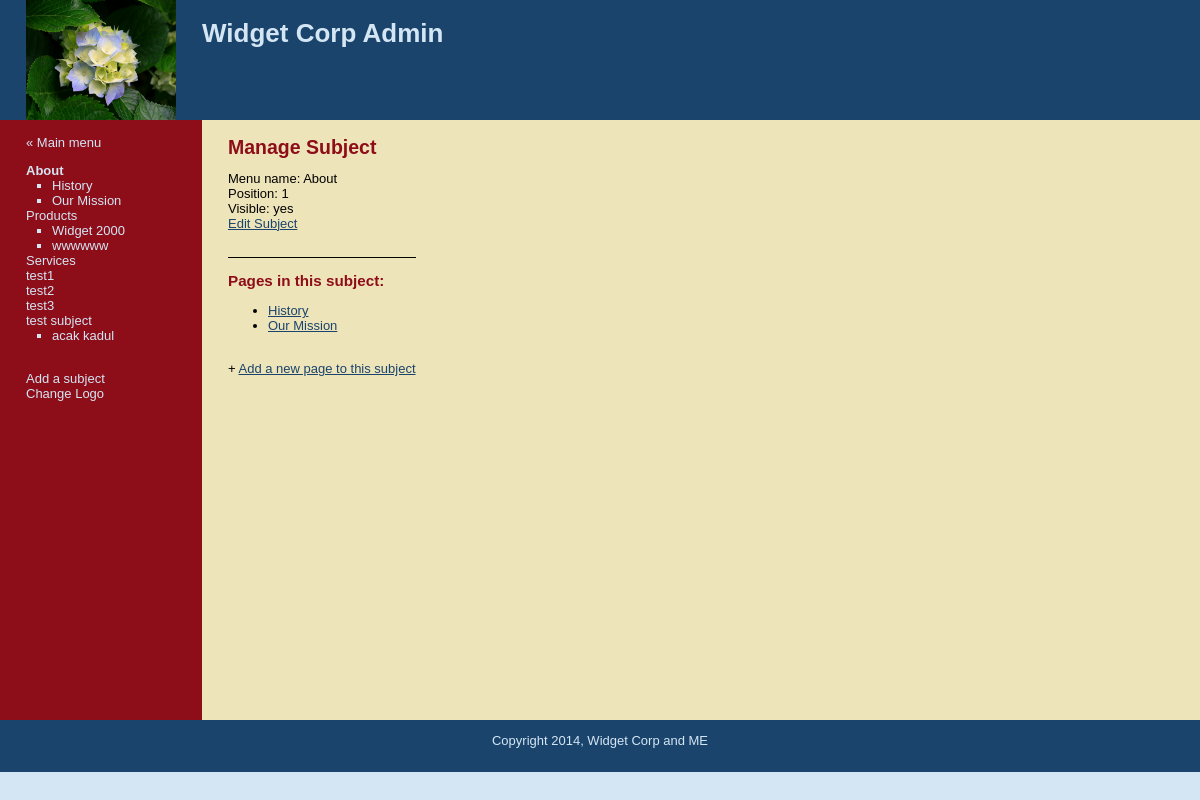
The app's page /manage_content.php?subject=1 with its own data.
### tables this page shows
CREATE TABLE IF NOT EXISTS `logo` (
  `id` int(11) NOT NULL AUTO_INCREMENT,
  `title` varchar(20) NOT NULL,
  `body` text NOT NULL,
  `gambar` text NOT NULL,
  PRIMARY KEY (`id`)
);

CREATE TABLE IF NOT EXISTS `subjects` (
  `id` int(11) NOT NULL AUTO_INCREMENT,
  `menu_name` varchar(30) NOT NULL,
  `position` int(3) NOT NULL,
  `visible` tinyint(1) NOT NULL,
  PRIMARY KEY (`id`)
);

CREATE TABLE IF NOT EXISTS `pages` (
  `id` int(11) NOT NULL AUTO_INCREMENT,
  `subject_id` int(11) NOT NULL,
  `menu_name` varchar(30) NOT NULL,
  `position` int(3) NOT NULL,
  `visible` tinyint(1) NOT NULL,
  `content` text NOT NULL,
  PRIMARY KEY (`id`)
);

### public/manage_content.php (the view, shortened to what this page needs)
<?php require_once("../includes/db_connection.php"); ?>
<?php require_once("../includes/functions.php"); ?>
<?php $layout_context = "admin";?>
<?php include("../includes/layouts/header.php"); ?>
<?php find_selected_page(); ?>
		<div id="main">
			<div id="navigation">
			 <br/>
			 <a href="admin.php">&laquo; Main menu</a><br/>
				 <?php echo navigation($current_subject, $current_page); ?> <br>
				 <a href="new_subject.php">Add a subject</a></br>
				 <a href="edit_logo.php">Change Logo</a>
			</div>
			<div id="page">
				<?php if($current_subject){?>
				<h2>Manage Subject</h2>
				  Menu name: <?php echo htmlentities($current_subject["menu_name"]); ?><br />
				  Position: <?php echo $current_subject["position"]; ?><br />
				  Visible: <?php echo $current_subject["visible"] == 1 ? 'yes' : 'no'; ?><br />
				  <a href="edit_subject.php?subject=<?php echo urlencode($current_subject["id"]); ?>">Edit Subject</a>
				<div style="margin-top: 2em; border-top: 1px solid #000;">
				 <h3> Pages in this subject:</h3>
				  <ul><?php $subject_pages = find_pages_for_subject($current_subject["id"]);
				    while ($page = mysqli_fetch_assoc($subject_pages)){
					 echo "<li>";
					 $safe_page_id = urlencode($page["id"]);
					 echo "<a href=\"manage_content.php?page={$safe_page_id}\">";
					 echo htmlentities($page["menu_name"]);
					 echo "</a>";
					 echo "</li>";
					}
				   ?>
				  </ul><br>
				  + <a href="new_page.php?subject=<?php
					echo urlencode($current_subject["id"]);?>">Add a new page to this subject</a>
				</div>
				<?php } else {?>
				 Please select a subject or page.
				<?php }?>
			</div>
		</div>
<?php include("../includes/layouts/footer.php"); ?>

### includes/layouts/header.php (shortened to what this page needs)
<?php require_once("../includes/db_connection.php"); ?>
<?php
 $sql = "SELECT *
		FROM logo
		ORDER BY id DESC
		LIMIT 1";
$hasil = mysqli_query($connection, $sql);
$baris = mysqli_fetch_assoc($hasil);
?>
<html>
	<head>
		<link href="css/public.css" media="all" rel="stylesheet" type="text/css"/>
	</head>
	<body>
		<div id="header">
			<div id="logo">
			<img src="<?php echo $baris["gambar"]; ?>"/>
			</div>
			<div id="judul">
				<h1>Widget Corp <?php if ($layout_context == "admin") {
				echo "Admin"; }?> </h1>
			</div>
		</div>

### includes/functions.php (shortened to what this page needs)
<?php
	function find_all_subjects($public = true){
		global $connection;
		$query = "SELECT * ";
		$query .= "FROM subjects ";
		$query .= "ORDER BY position ASC";
		$subject_set = mysqli_query($connection, $query);
		return $subject_set;
	}
	function find_subject_by_id($subject_id, $public = true){
	 	global $connection;
		$safe_subject_id = mysqli_real_escape_string($connection, $subject_id);
		$query = "SELECT * FROM subjects WHERE id = {$safe_subject_id} ";
		$query .= " limit 1";
		$subject_set = mysqli_query($connection, $query);
		if($subject = mysqli_fetch_assoc($subject_set)){
			return $subject;
		} else {
		 return null;
		 };
	}
	function find_pages_for_subject($subject_id, $public=true){
		global $connection;
		$safe_subject_id = mysqli_real_escape_string($connection, $subject_id);
		$query = "SELECT * ";
		$query .="FROM pages ";
		$query .= "WHERE subject_id = {$safe_subject_id} ";
		if($public){
		 $query .= "AND visible = 1 ";
		}
		$query .= "ORDER BY position ASC";
		$page_set = mysqli_query($connection, $query);
		return $page_set;
	}
	function find_selected_page($public=false){
	 if (isset($_GET["subject"])){
	  $current_subject = find_subject_by_id($_GET["subject"], $public);
	  if($public){
		$current_page = find_default_page_for_subject($current_subject["id"]);
	  } else {
		  $current_page = null;
		}
	  }else if (isset($_GET["page"])){
	   $current_page = find_page_by_id($_GET["page"], $public);
	   $current_subject = null;
	  } else {
	   $current_subject = null;
	   $current_page = null;
	  }
	}
	function navigation($subject_array, $page_array){
		$output = "<ul class=\"subjects\">";
		$subject_set = find_all_subjects(false);
		while($subject = mysqli_fetch_assoc($subject_set)){
			$output .= "<li";
				if ($subject_array && $subject["id"] == $subject_array["id"]) {
				$output .=  " class = 'selected' ";
				}
			$output .= ">";
			$output .= "<a href=\"manage_content.php?subject=";
			$output .= urlencode($subject["id"]);
			$output .= "\">";
			$output .= htmlentities($subject["menu_name"]);
			$output .= "</a>";
			$page_set = find_pages_for_subject($subject["id"], false);
			$output .= "<ul class=\" pages\">";
			while($page = mysqli_fetch_assoc($page_set)){
			  $output .=  "<li";
			  $output .=  ">";
			$output .= "<a href=\"manage_content.php?page=";
			$output .=  urlencode($page["id"]);
			$output .= "\">";
			$output .=  htmlentities($page["menu_name"]);
			$output .= "</a></li> ";
			 }
			$output .= "</ul></li>";
		}
		$output .= "</ul>";
		return $output;
	}
	?>

### public/css/public.css (style rules this page uses)
html { height: 100%; width: 100%; }
body { width: 100%; height: 100%; margin: 0px; padding: 0px; border: 0px; font-family: Verdana, Arial, Helvetica, sans-serif; background: #D4E6F4; font-size: 13px; line-height: 15px; }
img { border: none; }
a { color: #8D0D19; }
a { color: #1A446C; }
#header { height: 120px; margin: 0px; padding: 0px; text-align: left; background: #1A446C; color: #D4E6F4; }
#header h1 { padding: 1em; margin: 0px; }
#main { margin: 0px; padding: 0px; height: 600px; width: 100%; background: #EEE4B9; }
#logo { float: left; height: 100%; width: 150px; padding: 0em 2em; color: #D4E6F4; }
#logo img { height: 120px; width: 150px; }
#navigation { float: left; height: 100%; width: 150px; padding: 0em 2em; color: #D4E6F4; background: #8D0D19; }
#navigation a { color: #D4E6F4; text-decoration: none; }
ul.subjects { margin: 1em 0; padding-left: 0; list-style: none; }
ul.pages { padding-left: 2em; list-style: square; font-weight: normal; }
.selected { font-weight: bold; }
#page { float: left; height: 100%; padding-left: 2em; vertical-align: top; background: #EEE4B9; }
#page h2 { color: #8D0D19; margin-top: 1em; }
#page h3 { color: #8D0D19; }

### records on screen
logo: gambar (picture)
subjects: value "About", menu_name "About", position "1"
pages: value "History", menu_name "History"
pages: value "Our Mission", menu_name "Our Mission"
subjects: value "Products"
pages: value "Widget 2000"
pages: value "wwwwww"
subjects: value "Services"
subjects: value "test1"
subjects: value "test2"
subjects: value "test3"
subjects: value "test subject"
pages: value "acak kadul"
